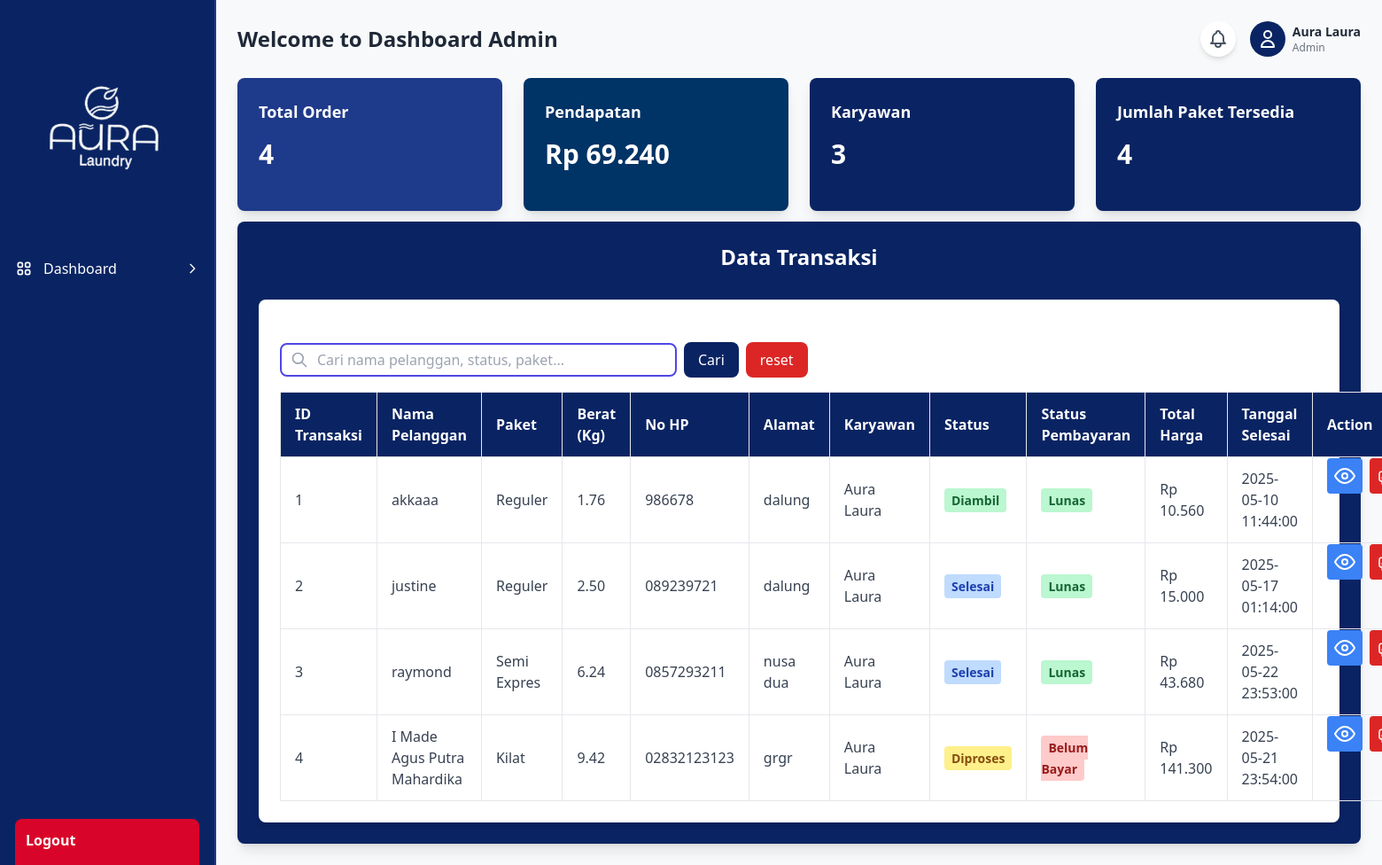
/karyawan/index.php?page=kelola_transaksi (signed in), run on the app's committed database.
### tables this page shows
CREATE TABLE `tbl_transaksi` (
  `id_transaksi` int(11) NOT NULL,
  `id_paket` int(11) NOT NULL,
  `nama_pelanggan` varchar(100) NOT NULL,
  `berat` varchar(12) NOT NULL,
  `no_hp` varchar(15) NOT NULL,
  `alamat` text NOT NULL,
  `total_harga` decimal(10,2) DEFAULT NULL,
  `tanggal_transaksi` datetime DEFAULT current_timestamp(),
  `tanggal_selesai` datetime DEFAULT NULL,
  `status_pesanan` enum('Diproses','Selesai','Diambil') DEFAULT 'Diproses',
  `status_pembayaran` enum('Belum Bayar','Lunas') DEFAULT 'Belum Bayar',
  `id_user` int(11) DEFAULT NULL
);

CREATE TABLE `tbl_paket` (
  `id_paket` int(11) NOT NULL,
  `kode_paket` varchar(50) NOT NULL,
  `nama_paket` varchar(100) NOT NULL,
  `harga_per_kilo` decimal(10,2) NOT NULL,
  `deskripsi` text DEFAULT NULL,
  `waktu_selesai` int(11) DEFAULT 1
);

### karyawan/content/kelola_transaksi/kelola_transaksi.php (the view, shortened to what this page needs)
<div class="w-full p-6 mt-3  bg-[#0a2463] shadow-lg rounded-lg">
    <h1 class="text-2xl font-bold text-center text-white mb-4">Data Transaksi</h1>
    <?php
if(isset($_POST['btncari'])){
    $keyword = $_POST['cari'];
    $q = "SELECT * FROM tbl_transaksi INNER JOIN tbl_paket AS paket ON tbl_transaksi.id_paket = paket.id_paket WHERE id_transaksi LIKE '%$keyword%' or nama_pelanggan LIKE '%$keyword%' or no_hp LIKE '%$keyword%'
    ORDER BY id_transaksi desc ";
}else{
    $q = "SELECT transaksi.id_transaksi, transaksi.nama_pelanggan, transaksi.berat, transaksi.no_hp, transaksi.alamat, transaksi.total_harga, transaksi.tanggal_transaksi, transaksi.tanggal_selesai, transaksi.status_pesanan, transaksi.status_pembayaran, paket.nama_paket
FROM tbl_transaksi AS transaksi
INNER JOIN tbl_paket AS paket ON transaksi.id_paket = paket.id_paket
";
}
$result = $conn->query($q);
    ?>
    <div class="mt-8 bg-white p-6 rounded-lg shadow-md w-full rounded pt-12">
    <form action="" method="post">
     <div class="flex items-center mb-4">
        <div class="relative flex-grow max-w-md">
            <input type="text"
                   name="cari"
                   class="w-full rounded-lg border-2 border-indigo-600 px-[10px] py-[5px] pl-10"
                   placeholder="Cari nama pelanggan, status, paket...">
            <div class="absolute inset-y-0 left-0 pl-3 flex items-center pointer-events-none">
            </div>
        </div>
        <button name="btncari" class="ml-2 bg-[#0a2463] text-white px-4 py-2 rounded-lg hover:bg-[#0a2463]/90 transition-colors">
            Cari
        </button>
        <button src="?page=kelola_transaksi" class="ml-2 bg-red-600 hover:bg-red-700/90 text-white px-4 py-2 rounded-lg hover:bg-[#0a2463]/90 transition-colors">
            reset
        </button>
    </div>
    </form>
        <table class="w-full border-collapse border border-gray-200">
            <thead class="bg-[#0a2463] text-white">
                <tr>
                    <th class="py-3 px-4 text-left border border-gray-200">ID Transaksi</th>
                    <th class="py-3 px-4 text-left border border-gray-200">Nama Pelanggan</th>
                    <th class="py-3 px-4 text-left border border-gray-200">Paket</th>
                    <th class="py-3 px-4 text-left border border-gray-200">Berat (Kg)</th>
                    <th class="py-3 px-4 text-left border border-gray-200">No HP</th>
                    <th class="py-3 px-4 text-left border border-gray-200">Alamat</th>
                    <th class="py-3 px-4 text-left border border-gray-200">Karyawan</th>
                    <th class="py-3 px-4 text-left border border-gray-200">Status</th>
                    <th class="py-3 px-4 text-left border border-gray-200">Status Pembayaran</th>
                    <th class="py-3 px-4 text-left border border-gray-200">Total Harga</th>
                    <th class="py-3 px-4 text-left border border-gray-200">Tanggal Selesai</th>
                    <th class="py-3 px-4 text-left border border-gray-200">Action</th>
                </tr>
            </thead>
            <tbody class="text-gray-700">
                <?php
                $no = 1;
                while ($row = $result->fetch_assoc()) { ?>
                    <tr class="border-b hover:bg-gray-50">
                        <td class="py-3 px-4 border border-gray-200"><?= $no++; ?></td>
                        <td class="py-3 px-4 border border-gray-200"><?php echo $row['nama_pelanggan']; ?></td>
                        <td class="py-3 px-4 border border-gray-200"><?php echo $row['nama_paket']; ?></td>
                        <td class="py-3 px-4 border border-gray-200"><?php echo $row['berat']; ?></td>
                        <td class="py-3 px-4 border border-gray-200"><?php echo $row['no_hp']; ?></td>
                        <td class="py-3 px-4 border border-gray-200"><?php echo $row['alamat']; ?></td>
                        <td class="py-3 px-4 border border-gray-200"><?= $_SESSION['name'] ?></td>
                        <td class="py-3 px-4 border border-gray-200">
                            <?php
                            $status = $row['status_pesanan'];
                            $warna = '';
                            if ($status == 'Diproses') {
                                $warna = 'bg-yellow-200 text-yellow-800';
                            } elseif ($status == 'Selesai') {
                                $warna = 'bg-blue-200 text-blue-800';
                            } elseif ($status == 'Diambil') {
                                $warna = 'bg-green-200 text-green-800';
                            }
                            ?>
                            <span class="px-2 py-1 rounded text-sm font-semibold <?= $warna; ?>">
                                <?= $status; ?>
                            </span>
                        </td>
                        <td class="py-3 px-4 border border-gray-200">
                            <?php
                            $pembayaran = $row['status_pembayaran'];
                            $warna_pembayaran = '';
                            if ($pembayaran == 'Belum Bayar') {
                                $warna_pembayaran = 'bg-red-200 text-red-800';
                            } elseif ($pembayaran == 'Lunas') {
                                $warna_pembayaran = 'bg-green-200 text-green-800';
                            }
                            ?>
                            <span class="px-2 py-1 rounded text-sm font-semibold <?= $warna_pembayaran; ?>">
                                <?= $pembayaran; ?>
                            </span>
                        </td>
                        <td type="number" step="0.01" class="py-3 px-4 border border-gray-200"> <?php echo 'Rp ' . number_format($row['total_harga'], 0, ',', '.'); ?></td>
                        <td class="py-3 px-4 border border-gray-200"><?php echo $row['tanggal_selesai']; ?></td>
                        <td class="flex justify-center place-items-center  gap-2 px-4">
                            <button class="p-2 bg-blue-500 text-white rounded hover:bg-blue-600">
                                <a class='btn btn-danger' href='?page=view_transaksi&id=<?= $row['id_transaksi']; ?>'
                                    onclick="return confirm('Yakin ingin mengecek data?');">
                                    <svg xmlns="http://www.w3.org/2000/svg" width="24" height="24" viewBox="0 0 24 24" fill="none" stroke="currentColor" stroke-width="2" stroke-linecap="round" stroke-linejoin="round">
                                        <path d="M1 12s4-8 11-8 11 8 11 8-4 8-11 8-11-8-11-8z" />
                                        <circle cx="12" cy="12" r="3" />
                                    </svg>
                                </a>
                            </button>
                            <button class="p-2 bg-red-600 text-white rounded hover:bg-red-700/90">
                                <a class='btn btn-danger' href='?page=cetak_invoice&id=<?= $row['id_transaksi']; ?>' target="_blank"
                                            onclick="return confirm(' Yakin ingin mencetak Invoice?');">
                                </a>
                            </button>
                        </td>
                    </tr>
                <?php } ?>
            </tbody>
        </table>
    </div>
</div>

### data on the page
tbl_transaksi: nama_pelanggan "akkaaa", id_paket.nama_paket "Reguler", berat "1.76", no_hp "986678", alamat "dalung", status_pesanan "Diambil", status_pembayaran "Lunas", total_harga "10.560", tanggal_selesai "2025-05-10 11:44:00"
tbl_transaksi: nama_pelanggan "justine", id_paket.nama_paket "Reguler", berat "2.50", no_hp "089239721", alamat "dalung", status_pesanan "Selesai", status_pembayaran "Lunas", total_harga "15.000", tanggal_selesai "2025-05-17 01:14:00"
tbl_transaksi: nama_pelanggan "raymond", id_paket.nama_paket "Semi Expres", berat "6.24", no_hp "0857293211", alamat "nusa dua", status_pesanan "Selesai", status_pembayaran "Lunas", total_harga "43.680", tanggal_selesai "2025-05-22 23:53:00"
tbl_transaksi: nama_pelanggan "I Made Agus Putra Mahardika", id_paket.nama_paket "Kilat", berat "9.42", no_hp "02832123123", alamat "grgr", status_pesanan "Diproses", status_pembayaran "Belum Bayar", total_harga "141.300", tanggal_selesai "2025-05-21 23:54:00"

### other printed values
$_SESSION['role'] "Admin"
$_SESSION['name'] "Aura Laura"
$row "4"
$total_pendapatan "69.240"
$row "3"
